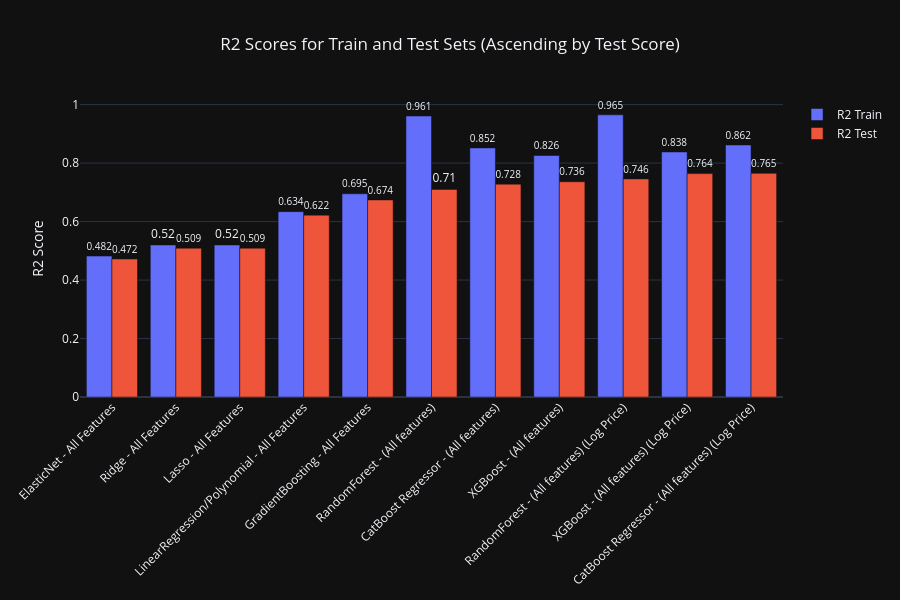

The notebook cell this image was saved under:
### Code cell
# Plot R2 train/test as before

df_models['R2 train'] = df_models['R2 train'].astype(float)
df_models['R2 test'] = df_models['R2 test'].astype(float)

df_sorted = df_models.sort_values(by='R2 test', ascending=True)


fig = go.Figure(data=[
    go.Bar(
        name='R2 Train',
        x=df_sorted['Model Name'],
        y=df_sorted['R2 train'],
        text=df_sorted['R2 train'].round(3),
        textposition='outside',
    ),
    go.Bar(
        name='R2 Test',
        x=df_sorted['Model Name'],
        y=df_sorted['R2 test'],
        text=df_sorted['R2 test'].round(3),
        textposition='outside',
    )
])

fig.update_layout(
    template='plotly_dark',
    title='R2 Scores for Train and Test Sets (Ascending by Test Score)',
    title_x=0.5,
    yaxis_title='R2 Score',
    xaxis_tickangle=-45,   # inclinate 45 degrees
    barmode='group',       # Barrs
    height=600, 
    margin=dict(b=150)  
) 

fig.show()

### Figure 1 — Plotly figure (JSON) as saved in the notebook; plotly's stock layout.template omitted (floating-point values rounded to 4 significant figures)
{"data": [{"name": "R2 Train", "text": [0.482, 0.52, 0.52, 0.634, 0.695, 0.961, 0.852, 0.826, 0.965, 0.838, 0.862], "textposition": "outside", "type": "bar", "x": ["ElasticNet - All Features", "Ridge - All Features", "Lasso - All Features", "LinearRegression/Polynomial - All Features", "GradientBoosting - All Features", "RandomForest - (All features)", "CatBoost Regressor - (All features)", "XGBoost - (All features)", "RandomForest - (All features) (Log Price)", "XGBoost - (All features) (Log Price)", "CatBoost Regressor - (All features) (Log Price)"], "y": [0.482, 0.52, 0.52, 0.634, 0.695, 0.961, 0.852, 0.826, 0.965, 0.838, 0.862]}, {"name": "R2 Test", "text": [0.472, 0.509, 0.509, 0.622, 0.674, 0.71, 0.728, 0.736, 0.746, 0.764, 0.765], "textposition": "outside", "type": "bar", "x": ["ElasticNet - All Features", "Ridge - All Features", "Lasso - All Features", "LinearRegression/Polynomial - All Features", "GradientBoosting - All Features", "RandomForest - (All features)", "CatBoost Regressor - (All features)", "XGBoost - (All features)", "RandomForest - (All features) (Log Price)", "XGBoost - (All features) (Log Price)", "CatBoost Regressor - (All features) (Log Price)"], "y": [0.472, 0.509, 0.509, 0.622, 0.674, 0.71, 0.728, 0.736, 0.746, 0.764, 0.765]}], "layout": {"barmode": "group", "height": 600, "margin": {"b": 150}, "title": {"text": "R2 Scores for Train and Test Sets (Ascending by Test Score)", "x": 0.5}, "xaxis": {"tickangle": -45}, "yaxis": {"title": {"text": "R2 Score"}}}}
